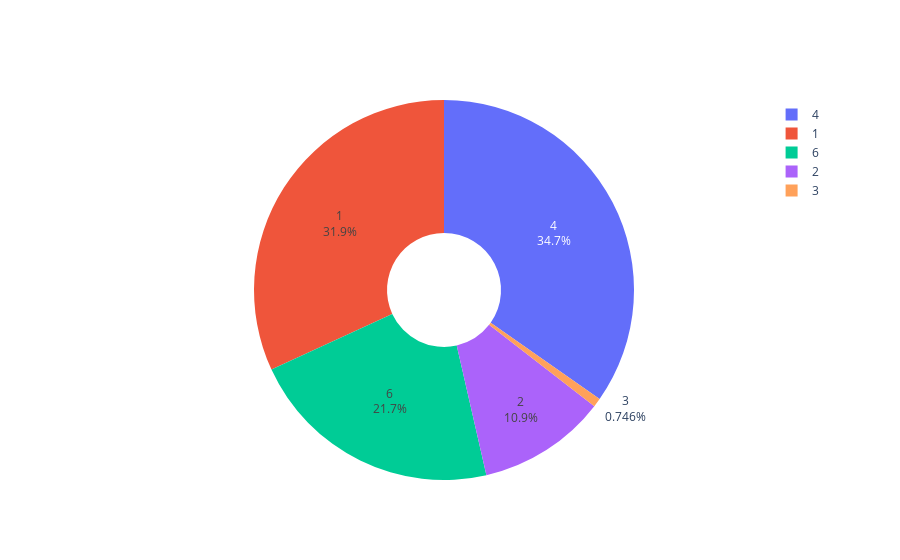

Notebook code cell kept with this figure:
### Code cell
fig.update_traces(hoverinfo = 'label+percent', textinfo = 'label+percent')

### Figure 1 — Plotly figure (JSON) as saved in the notebook; plotly's stock layout.template omitted (floating-point values rounded to 4 significant figures)
{"data": [{"hole": 0.3, "hoverinfo": "label+percent", "labels": [1, 2, 3, 4, 6], "textinfo": "label+percent", "type": "pie", "values": [1410, 484, 33, 1536, 960]}], "layout": {}}
